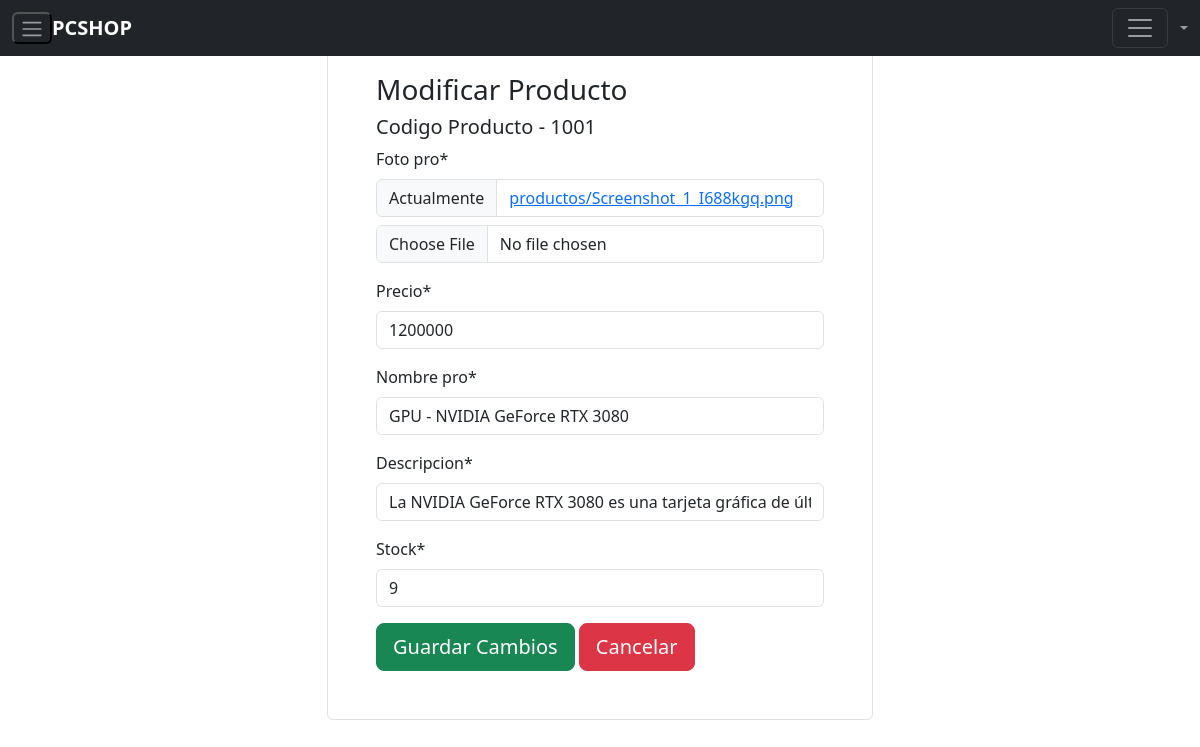
Before: /dashboard/modificarp/1001 (signed in) with the older database file.
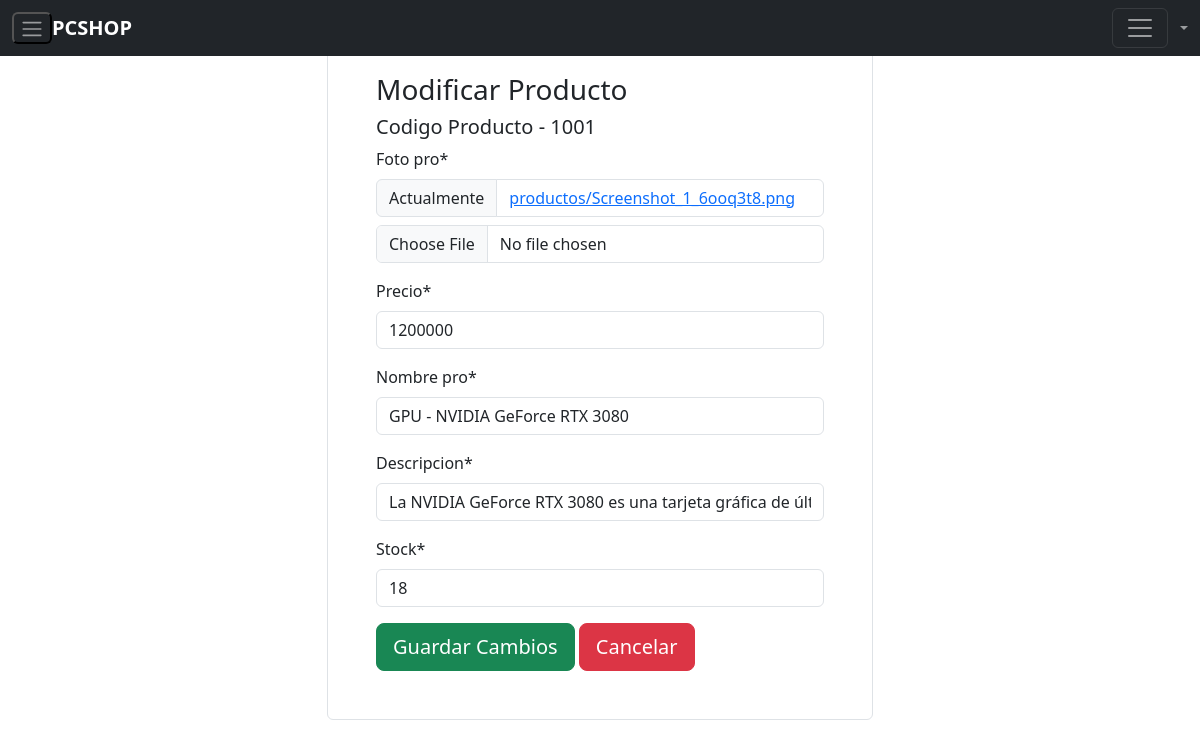
After: the same page with the newer database file.
### aplicacion/models.py (models this page shows)
class Producto(models.Model):
    codigo=models.CharField(max_length=10, primary_key=True, null=False)
    foto_pro=models.ImageField(upload_to='productos',null=False)
    precio=models.CharField(max_length=9,null=False)
    nombre_pro=models.CharField(max_length=100, null=False)
    descripcion=models.CharField( max_length=500, null=False)
    stock=models.IntegerField(default=0, validators=[MinValueValidator(0),MaxValueValidator(999)],null=False)

### aplicacion/views.py (the view, shortened to what this page needs)
# urls.py: path('dashboard/modificarp/<id>', modificarProducto, name='modificarp'),
@staff_member_required
def modificarProducto(request,id):
    producto=get_object_or_404(Producto, codigo=id)
    form=UpdProductoForm(instance=producto)
    datos={
        'producto':producto,
        'form':form
    }
    return render(request,'aplicacion/dashboard/modificarproducto.html',datos)

### aplicacion/forms.py
class UpdProductoForm(forms.ModelForm):
    class Meta:
        model = Producto
        fields = ['foto_pro','precio','nombre_pro','descripcion', 'stock']

### aplicacion/templates/aplicacion/dashboard/modificarproducto.html (shortened to what this page needs)
{% load static %}
{% load crispy_forms_tags %}
<!DOCTYPE html>
<html lang="en">
<head>
    <link href="https://cdn.jsdelivr.net/npm/bootstrap@5.3.3/dist/css/bootstrap.min.css" rel="stylesheet">
</head>
<body>
    {% include "aplicacion/dashboard/navbar.html"%}
    <div class="container">
        <div class='mt-4 mb-5'>
            <div class="row">
                <div class="col-lg-3"></div>
                <div class="col-lg-6">
                    <div class="p-5 border rounded">
                        <h3>Modificar Producto</h3>
                        <h5>Codigo Producto - {{producto.codigo}}</h5>
                        <form action="" method="post" enctype="multipart/form-data">
                           {{form | crispy}}
                            <div class="mt-3">
                                <input type="submit" value="Guardar Cambios" class="btn btn-success btn-lg">
                                <a href="{% url "productos" %}"><input type="button" value="Cancelar" class="btn btn-danger btn-lg"></a>
                            </div>
                        </form>
                    </div>
                </div>
                <div class="col-lg-3"></div>
            </div>
        </div>
    </div>
</body>
</html>

Changed rows visible on the page:
changed Producto "GPU - NVIDIA GeForce RTX 3080": stock "9" → "18"
Other visible differences:
text no longer shown: "Foto pro * Actualmente productos/Screenshot_1_I688kgq.png Precio * Nombre pro * Descripcion * Stock *"
text now shown: "Foto pro * Actualmente productos/Screenshot_1_6ooq3t8.png Precio * Nombre pro * Descripcion * Stock *"
